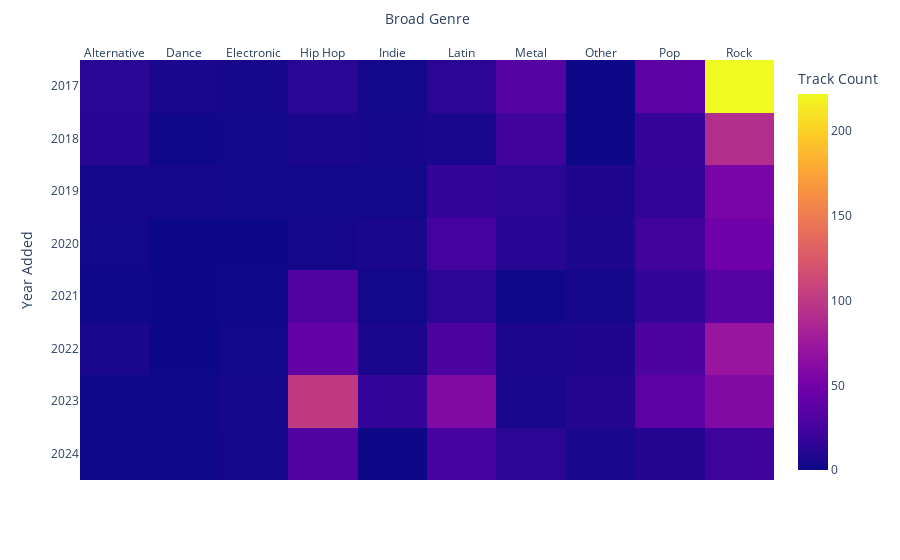

Write notebook code for a chart like this one.
### Code cell
heatmap_data = df_top_genres.pivot_table(index='Year Added', columns='Broad Genre', aggfunc='size', fill_value=0)
fig = px.imshow(heatmap_data,
                labels=dict(x='Broad Genre', y='Year Added', color="Track Count"),
                x=heatmap_data.columns,
                y=heatmap_data.index)
fig.update_xaxes(side="top")
fig.show()

### Figure 1 — Plotly figure (JSON) as saved in the notebook; plotly's stock layout.template omitted (floating-point values rounded to 4 significant figures)
{"data": [{"coloraxis": "coloraxis", "hovertemplate": "Broad Genre: %{x}<br>Year Added: %{y}<br>Track Count: %{z}<extra></extra>", "name": "0", "type": "heatmap", "x": ["Alternative", "Dance", "Electronic", "Hip Hop", "Indie", "Latin", "Metal", "Other", "Pop", "Rock"], "xaxis": "x", "y": [2017, 2018, 2019, 2020, 2021, 2022, 2023, 2024], "yaxis": "y", "z": [[12, 6, 4, 12, 2, 13, 34, 0, 37, 222], [11, 1, 2, 6, 4, 6, 22, 0, 18, 91], [4, 4, 2, 2, 2, 17, 13, 8, 16, 54], [2, 0, 0, 3, 5, 24, 11, 7, 23, 48], [1, 0, 1, 31, 2, 14, 1, 4, 17, 34], [6, 0, 2, 41, 6, 28, 7, 8, 28, 72], [1, 1, 4, 101, 17, 58, 5, 10, 37, 59], [1, 1, 3, 31, 0, 25, 13, 5, 10, 21]]}], "layout": {"autosize": true, "coloraxis": {"colorbar": {"title": {"text": "Track Count"}}, "colorscale": [[0, "#0d0887"], [0.1111, "#46039f"], [0.2222, "#7201a8"], [0.3333, "#9c179e"], [0.4444, "#bd3786"], [0.5556, "#d8576b"], [0.6667, "#ed7953"], [0.7778, "#fb9f3a"], [0.8889, "#fdca26"], [1, "#f0f921"]]}, "margin": {"t": 60}, "xaxis": {"anchor": "y", "autorange": true, "constrain": "domain", "domain": [0, 1], "range": [-0.5, 9.5], "scaleanchor": "y", "side": "top", "title": {"text": "Broad Genre"}, "type": "category"}, "yaxis": {"anchor": "x", "autorange": true, "constrain": "domain", "domain": [0, 1], "range": [2024.0, 2016.0], "title": {"text": "Year Added"}, "type": "linear"}}}
